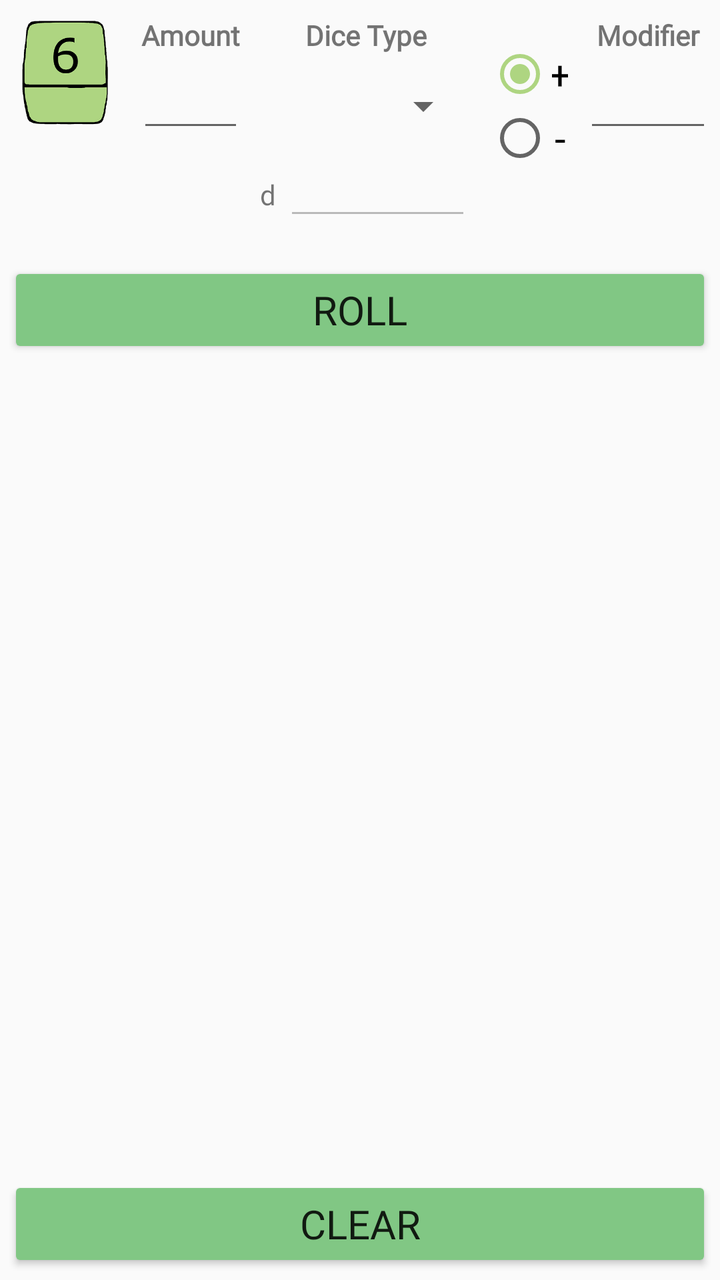
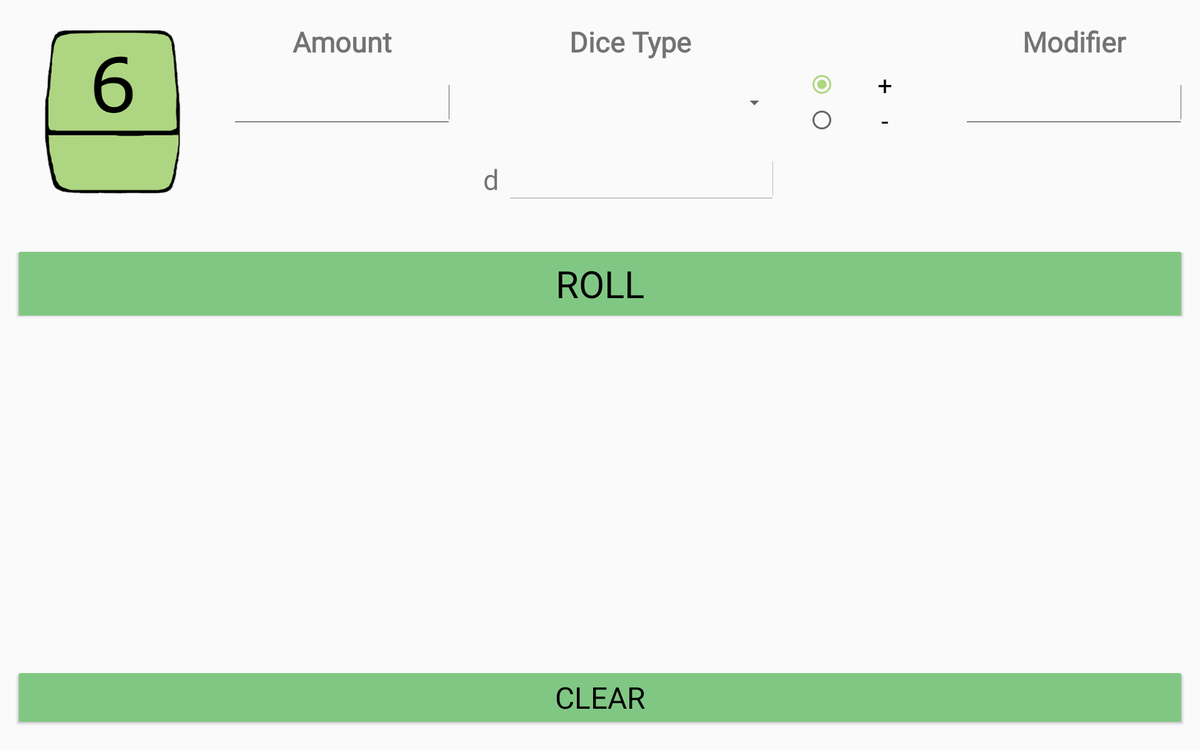

The same Android screen from two of the app's own layout files: first res/layout/ as a phone draws it, then the repository's variant for another configuration, drawn on a device whose configuration selects that folder. Both files follow.
<!-- AndroidManifest.xml: application theme AppTheme -->
<!-- res/layout/activity_main.xml -->
<?xml version="1.0" encoding="utf-8"?>
<android.support.constraint.ConstraintLayout xmlns:android="http://schemas.android.com/apk/res/android"
    xmlns:app="http://schemas.android.com/apk/res-auto"
    xmlns:tools="http://schemas.android.com/tools"
    android:layout_width="match_parent"
    android:layout_height="match_parent"
    tools:context=".controller.MainActivity"
    android:id="@+id/mainRollLayout"
    android:focusableInTouchMode="true">

    <android.support.constraint.Guideline
        android:id="@+id/guideline1"
        android:layout_width="wrap_content"
        android:layout_height="wrap_content"
        android:orientation="vertical"
        app:layout_constraintGuide_percent="0.18" />

    <android.support.constraint.Guideline
        android:id="@+id/guideline2"
        android:layout_width="wrap_content"
        android:layout_height="wrap_content"
        android:orientation="vertical"
        app:layout_constraintGuide_percent="0.35" />

    <android.support.constraint.Guideline
        android:id="@+id/guideline3"
        android:layout_width="wrap_content"
        android:layout_height="wrap_content"
        android:orientation="vertical"
        app:layout_constraintGuide_percent="0.666" />

    <android.support.constraint.Guideline
        android:id="@+id/guideline4"
        android:layout_width="wrap_content"
        android:layout_height="wrap_content"
        android:orientation="vertical"
        app:layout_constraintGuide_percent="0.80" />

    <TextView
        android:id="@+id/amountTitle"
        android:layout_width="0dp"
        android:layout_height="wrap_content"
        android:layout_marginTop="8dp"
        android:text="@string/amount_title"
        android:textAlignment="center"
        android:textStyle="bold"
        app:layout_constraintEnd_toStartOf="@+id/guideline2"
        app:layout_constraintStart_toStartOf="@+id/guideline1"
        app:layout_constraintTop_toTopOf="parent"
        android:maxLines="1"/>

    <TextView
        android:id="@+id/diceTypeTitle"
        android:layout_width="0dp"
        android:layout_height="wrap_content"
        android:text="@string/type_title"
        android:textAlignment="center"
        android:textStyle="bold"
        app:layout_constraintEnd_toStartOf="@+id/guideline3"
        app:layout_constraintStart_toEndOf="@+id/guideline2"
        app:layout_constraintTop_toTopOf="@id/amountTitle"
        android:maxLines="1"/>

    <TextView
        android:id="@+id/modifierTitle"
        android:layout_width="0dp"
        android:layout_height="wrap_content"
        android:text="@string/modifier_title"
        android:textAlignment="center"
        android:textStyle="bold"
        app:layout_constraintEnd_toEndOf="parent"
        app:layout_constraintStart_toStartOf="@+id/guideline4"
        app:layout_constraintTop_toTopOf="@id/amountTitle"
        android:maxLines="1"/>

    <ImageView
        android:id="@+id/diceImg"
        android:layout_width="0dp"
        android:layout_height="0dp"
        android:layout_marginStart="4dp"
        android:layout_marginTop="8dp"
        android:layout_marginEnd="4dp"
        android:contentDescription="@string/img_descriptor"
        app:layout_constraintDimensionRatio="w,1:1"
        app:layout_constraintEnd_toStartOf="@+id/guideline1"
        app:layout_constraintHorizontal_bias="0.0"
        app:layout_constraintStart_toStartOf="parent"
        app:layout_constraintTop_toTopOf="parent"
        tools:srcCompat="@drawable/d6_green" />

    <EditText
        android:id="@+id/amountTxt"
        android:layout_width="0dp"
        android:layout_height="wrap_content"
        android:layout_marginStart="4dp"
        android:layout_marginTop="8dp"
        android:layout_marginEnd="4dp"
        android:ems="10"
        android:inputType="number"
        app:layout_constraintEnd_toStartOf="@+id/guideline2"
        app:layout_constraintStart_toStartOf="@+id/guideline1"
        app:layout_constraintTop_toBottomOf="@+id/amountTitle"
        android:imeOptions="actionDone"
        />
    

    <Spinner
        android:id="@+id/diceTypeDropDown"
        android:layout_width="0dp"
        android:layout_height="0dp"
        android:layout_marginStart="4dp"
        android:layout_marginEnd="4dp"
        app:layout_constraintBottom_toBottomOf="@+id/amountTxt"
        app:layout_constraintEnd_toStartOf="@+id/guideline3"
        app:layout_constraintHorizontal_bias="0.0"
        app:layout_constraintStart_toStartOf="@+id/guideline2"
        app:layout_constraintTop_toTopOf="@+id/amountTxt"
        />

    <TextView
        android:id="@+id/otherDiceLbl"
        android:layout_width="wrap_content"
        android:layout_height="wrap_content"
        android:layout_marginStart="4dp"
        android:text="@string/d_lbl"
        android:visibility="gone"
        app:layout_constraintBottom_toBottomOf="@+id/otherDiceTypeTxt"
        app:layout_constraintStart_toStartOf="@+id/guideline2"
        app:layout_constraintTop_toTopOf="@+id/otherDiceTypeTxt"
        tools:visibility="visible"
        android:maxLines="1"/>

    <EditText
        android:id="@+id/otherDiceTypeTxt"
        android:layout_width="0dp"
        android:layout_height="wrap_content"
        android:layout_marginStart="4dp"
        android:layout_marginTop="8dp"
        android:ems="10"
        android:enabled="false"
        android:imeOptions="actionDone"
        android:inputType="number"
        android:visibility="gone"
        app:layout_constraintEnd_toEndOf="@+id/diceTypeDropDown"
        app:layout_constraintHorizontal_bias="0.0"
        app:layout_constraintStart_toEndOf="@+id/otherDiceLbl"
        app:layout_constraintTop_toBottomOf="@+id/diceTypeDropDown"
        tools:visibility="visible" />
    

    <RadioGroup
        android:layout_width="wrap_content"
        android:layout_height="wrap_content"
        android:gravity="left"
        android:orientation="vertical"
        app:layout_constraintBottom_toBottomOf="@+id/diceTypeDropDown"
        app:layout_constraintEnd_toStartOf="@+id/guideline4"
        app:layout_constraintStart_toStartOf="@+id/guideline3"
        app:layout_constraintTop_toTopOf="@+id/diceTypeDropDown">

        <RadioButton
            android:id="@+id/positiveRBtn"
            android:layout_width="match_parent"
            android:layout_height="wrap_content"
            android:layout_marginStart="8dp"
            android:layout_marginEnd="8dp"
            android:layout_weight="1"
            android:checked="true"
            android:text="@string/plus_title"
            android:textAlignment="center" />

        <RadioButton
            android:id="@+id/negativeRBtn"
            android:layout_width="match_parent"
            android:layout_height="wrap_content"
            android:layout_marginStart="8dp"
            android:layout_marginEnd="8dp"
            android:layout_weight="1"
            android:text="@string/neg_title"
            android:textAlignment="center" />
    </RadioGroup>

    <EditText
        android:id="@+id/modifierTxt"
        android:layout_width="0dp"
        android:layout_height="wrap_content"
        android:layout_marginStart="4dp"
        android:layout_marginEnd="4dp"
        android:ems="10"
        android:imeOptions="actionDone"
        android:inputType="number"
        app:layout_constraintEnd_toEndOf="parent"
        app:layout_constraintHorizontal_bias="0.0"
        app:layout_constraintStart_toStartOf="@+id/guideline4"
        app:layout_constraintTop_toTopOf="@+id/diceTypeDropDown" />
    

    <Button
        android:id="@+id/rollBtn"
        android:layout_width="0dp"
        android:layout_height="wrap_content"
        android:layout_marginStart="4dp"
        android:layout_marginTop="16dp"
        android:layout_marginEnd="4dp"
        android:onClick="rollDie"
        android:text="@string/roll_btn"
        app:layout_constraintEnd_toEndOf="parent"
        app:layout_constraintHorizontal_bias="1.0"
        app:layout_constraintStart_toStartOf="parent"
        app:layout_constraintTop_toBottomOf="@+id/otherDiceTypeTxt" />

    <android.support.v7.widget.RecyclerView
        android:id="@+id/rollHistoryView"
        android:layout_width="0dp"
        android:layout_height="0dp"
        android:layout_marginStart="4dp"
        android:layout_marginTop="8dp"
        android:layout_marginEnd="4dp"
        android:layout_marginBottom="8dp"
        app:layout_constraintBottom_toTopOf="@+id/clearBtn"
        app:layout_constraintEnd_toEndOf="parent"
        app:layout_constraintStart_toStartOf="parent"
        app:layout_constraintTop_toBottomOf="@+id/rollBtn" />

    <Button
        android:id="@+id/clearBtn"
        android:layout_width="0dp"
        android:layout_height="wrap_content"
        android:layout_marginStart="4dp"
        android:layout_marginEnd="4dp"
        android:layout_marginBottom="4dp"
        android:onClick="clearHistory"
        android:text="@string/clear_btn"
        app:layout_constraintBottom_toBottomOf="parent"
        app:layout_constraintEnd_toEndOf="parent"
        app:layout_constraintStart_toStartOf="parent" />

</android.support.constraint.ConstraintLayout>
<!-- resources referenced by this layout -->
<resources>
  <!-- drawable d6_green: png bitmap (drawable, 21007 bytes) -->
  <string name="amount_title">Amount</string>
  <string name="clear_btn">Clear</string>
  <string name="d_lbl">d</string>
  <string name="img_descriptor">Picture of the selected dice type</string>
  <string name="modifier_title">Modifier</string>
  <string name="neg_title">-</string>
  <string name="plus_title">+</string>
  <string name="roll_btn">Roll</string>
  <string name="type_title">Dice Type</string>
  <!-- from res/values-v26/ -->
  <style name="AppTheme" parent="Theme.AppCompat.Light.DarkActionBar">
          
          <item name="colorPrimary">@color/colorPrimary</item>
          <item name="colorPrimaryDark">@color/colorPrimaryDark</item>
          <item name="colorAccent">@color/colorAccent</item>
  
          <item name="colorButtonNormal">@color/colorPrimary</item>
          <item name="colorControlHighlight">@color/colorPrimaryDark</item>
  
          <item name="android:fontFamily">@font/asul</item>
          <item name="android:textSize">14sp</item>
  
          <item name="android:autoSizeTextType">uniform</item>
          <item name="android:autoSizeMinTextSize">10sp</item>
          <item name="android:autoSizeMaxTextSize">20sp</item>
          <item name="android:autoSizeStepGranularity">1sp</item>
  
          <item name="android:importantForAutofill">no</item>
  
      </style>
  <color name="colorPrimary">#81c784</color>
  <color name="colorPrimaryDark">#519657</color>
  <color name="colorAccent">#aed581</color>
</resources>
<!-- res/layout-xlarge-land/activity_main.xml (the repository's variant of the layout above) -->
<!-- drawn on a large tablet held sideways -->
<?xml version="1.0" encoding="utf-8"?>
<android.support.constraint.ConstraintLayout
    xmlns:android="http://schemas.android.com/apk/res/android"
    xmlns:app="http://schemas.android.com/apk/res-auto"
    xmlns:tools="http://schemas.android.com/tools"
    android:layout_width="match_parent"
    android:layout_height="match_parent"
    tools:context=".controller.MainActivity"
    android:id="@+id/mainRollLayout"
    android:focusableInTouchMode="true">

    <android.support.constraint.Guideline
        android:id="@+id/guideline1"
        android:layout_width="wrap_content"
        android:layout_height="wrap_content"
        android:orientation="vertical"
        app:layout_constraintGuide_percent="0.18" />

    <android.support.constraint.Guideline
        android:id="@+id/guideline2"
        android:layout_width="wrap_content"
        android:layout_height="wrap_content"
        android:orientation="vertical"
        app:layout_constraintGuide_percent="0.39" />

    <android.support.constraint.Guideline
        android:id="@+id/guideline3"
        android:layout_width="wrap_content"
        android:layout_height="wrap_content"
        android:orientation="vertical"
        app:layout_constraintGuide_percent="0.66" />

    <android.support.constraint.Guideline
        android:id="@+id/guideline4"
        android:layout_width="wrap_content"
        android:layout_height="wrap_content"
        android:orientation="vertical"
        app:layout_constraintGuide_percent="0.79" />

    <TextView
        android:id="@+id/amountTitle"
        android:layout_width="0dp"
        android:layout_height="wrap_content"
        android:layout_marginTop="24dp"
        android:text="@string/amount_title"
        android:textAlignment="center"
        android:textStyle="bold"
        app:layout_constraintEnd_toStartOf="@+id/guideline2"
        app:layout_constraintStart_toStartOf="@+id/guideline1"
        app:layout_constraintTop_toTopOf="parent"
        android:maxLines="1"/>

    <TextView
        android:id="@+id/diceTypeTitle"
        android:layout_width="0dp"
        android:layout_height="wrap_content"
        android:text="@string/type_title"
        android:textAlignment="center"
        android:textStyle="bold"
        app:layout_constraintEnd_toStartOf="@+id/guideline3"
        app:layout_constraintStart_toEndOf="@+id/guideline2"
        app:layout_constraintTop_toTopOf="@id/amountTitle"
        android:maxLines="1"/>

    <TextView
        android:id="@+id/modifierTitle"
        android:layout_width="0dp"
        android:layout_height="wrap_content"
        android:layout_marginStart="16dp"
        android:layout_marginEnd="16dp"
        android:text="@string/modifier_title"
        android:textAlignment="center"
        android:textStyle="bold"
        app:layout_constraintEnd_toEndOf="parent"
        app:layout_constraintStart_toStartOf="@+id/guideline4"
        app:layout_constraintTop_toTopOf="@id/amountTitle"
        android:maxLines="1"/>

    <ImageView
        android:id="@+id/diceImg"
        android:layout_width="0dp"
        android:layout_height="0dp"
        android:layout_marginStart="24dp"
        android:layout_marginTop="24dp"
        android:layout_marginEnd="16dp"
        android:contentDescription="@string/img_descriptor"
        app:layout_constraintDimensionRatio="w,1:1"
        app:layout_constraintEnd_toStartOf="@+id/guideline1"
        app:layout_constraintHorizontal_bias="0.0"
        app:layout_constraintStart_toStartOf="parent"
        app:layout_constraintTop_toTopOf="parent"
        tools:srcCompat="@drawable/d6_green" />

    <EditText
        android:id="@+id/amountTxt"
        android:layout_width="0dp"
        android:layout_height="wrap_content"
        android:layout_marginStart="16dp"
        android:layout_marginTop="16dp"
        android:layout_marginEnd="16dp"
        android:ems="10"
        android:imeOptions="actionDone"
        android:inputType="number"
        app:layout_constraintEnd_toStartOf="@+id/guideline2"
        app:layout_constraintStart_toStartOf="@+id/guideline1"
        app:layout_constraintTop_toBottomOf="@+id/amountTitle" />
    

    <Spinner
        android:id="@+id/diceTypeDropDown"
        android:layout_width="0dp"
        android:layout_height="0dp"
        android:layout_marginStart="16dp"
        android:layout_marginEnd="16dp"
        android:spinnerMode="dropdown"
        app:layout_constraintBottom_toBottomOf="@+id/amountTxt"
        app:layout_constraintEnd_toStartOf="@+id/guideline3"
        app:layout_constraintHorizontal_bias="0.0"
        app:layout_constraintStart_toStartOf="@+id/guideline2"
        app:layout_constraintTop_toTopOf="@+id/amountTxt"
        />

    <TextView
        android:id="@+id/otherDiceLbl"
        android:layout_width="wrap_content"
        android:layout_height="wrap_content"
        android:layout_marginStart="16dp"
        android:text="@string/d_lbl"
        android:visibility="gone"
        app:layout_constraintBottom_toBottomOf="@+id/otherDiceTypeTxt"
        app:layout_constraintStart_toStartOf="@+id/guideline2"
        app:layout_constraintTop_toTopOf="@+id/otherDiceTypeTxt"
        tools:visibility="visible"
        android:maxLines="1"/>

    <EditText
        android:id="@+id/otherDiceTypeTxt"
        android:layout_width="0dp"
        android:layout_height="wrap_content"
        android:layout_marginStart="8dp"
        android:layout_marginTop="24dp"
        android:ems="10"
        android:enabled="false"
        android:imeOptions="actionDone"
        android:inputType="number"
        android:visibility="gone"
        app:layout_constraintEnd_toEndOf="@+id/diceTypeDropDown"
        app:layout_constraintHorizontal_bias="0.0"
        app:layout_constraintStart_toEndOf="@+id/otherDiceLbl"
        app:layout_constraintTop_toBottomOf="@+id/diceTypeDropDown"
        tools:visibility="visible" />
    

    <RadioGroup
        android:layout_width="0dp"
        android:layout_height="wrap_content"
        android:layout_marginStart="16dp"
        android:layout_marginEnd="16dp"
        android:gravity="center"
        android:orientation="vertical"
        app:layout_constraintBottom_toBottomOf="@+id/diceTypeDropDown"
        app:layout_constraintEnd_toStartOf="@+id/guideline4"
        app:layout_constraintStart_toStartOf="@+id/guideline3"
        app:layout_constraintTop_toTopOf="@+id/diceTypeDropDown">

        <RadioButton
            android:id="@+id/positiveRBtn"
            android:layout_width="match_parent"
            android:layout_height="wrap_content"
            android:layout_weight="1"
            android:checked="true"
            android:text="@string/plus_title"
            android:textAlignment="center" />

        <RadioButton
            android:id="@+id/negativeRBtn"
            android:layout_width="match_parent"
            android:layout_height="wrap_content"
            android:layout_weight="1"
            android:text="@string/neg_title"
            android:textAlignment="center" />
    </RadioGroup>

    <EditText
        android:id="@+id/modifierTxt"
        android:layout_width="0dp"
        android:layout_height="wrap_content"
        android:layout_marginStart="16dp"
        android:layout_marginEnd="16dp"
        android:ems="10"
        android:imeOptions="actionDone"
        android:inputType="number"
        app:layout_constraintEnd_toEndOf="parent"
        app:layout_constraintStart_toStartOf="@+id/guideline4"
        app:layout_constraintTop_toTopOf="@+id/diceTypeDropDown" />
    

    <Button
        android:id="@+id/rollBtn"
        android:layout_width="0dp"
        android:layout_height="80dp"
        android:layout_marginStart="16dp"
        android:layout_marginTop="48dp"
        android:layout_marginEnd="16dp"
        android:onClick="rollDie"
        android:text="@string/roll_btn"
        app:layout_constraintEnd_toEndOf="parent"
        app:layout_constraintHorizontal_bias="1.0"
        app:layout_constraintStart_toStartOf="parent"
        app:layout_constraintTop_toBottomOf="@+id/diceImg" />

    <android.support.v7.widget.RecyclerView
        android:id="@+id/rollHistoryView"
        android:layout_width="0dp"
        android:layout_height="0dp"
        android:layout_marginStart="16dp"
        android:layout_marginTop="8dp"
        android:layout_marginEnd="16dp"
        android:layout_marginBottom="8dp"
        app:layout_constraintBottom_toTopOf="@+id/clearBtn"
        app:layout_constraintEnd_toEndOf="parent"
        app:layout_constraintStart_toStartOf="parent"
        app:layout_constraintTop_toBottomOf="@+id/rollBtn" />

    <Button
        android:id="@+id/clearBtn"
        android:layout_width="0dp"
        android:layout_height="64dp"
        android:layout_marginStart="16dp"
        android:layout_marginEnd="16dp"
        android:layout_marginBottom="24dp"
        android:onClick="clearHistory"
        android:text="@string/clear_btn"
        app:layout_constraintBottom_toBottomOf="parent"
        app:layout_constraintEnd_toEndOf="parent"
        app:layout_constraintStart_toStartOf="parent" />

</android.support.constraint.ConstraintLayout>
<!-- resources referenced by the variant -->
<!-- as a large tablet held sideways resolves them -->
<resources>
  <!-- drawable d6_green: png bitmap (drawable, 21007 bytes) -->
  <string name="amount_title">Amount</string>
  <string name="clear_btn">Clear</string>
  <string name="d_lbl">d</string>
  <string name="img_descriptor">Picture of the selected dice type</string>
  <string name="modifier_title">Modifier</string>
  <string name="neg_title">-</string>
  <string name="plus_title">+</string>
  <string name="roll_btn">Roll</string>
  <string name="type_title">Dice Type</string>
  <!-- from res/values-xlarge/ -->
  <style name="AppTheme" parent="Theme.AppCompat.Light.DarkActionBar">
          
          <item name="colorPrimary">@color/colorPrimary</item>
          <item name="colorPrimaryDark">@color/colorPrimaryDark</item>
          <item name="colorAccent">@color/colorAccent</item>
  
          <item name="colorButtonNormal">@color/colorPrimary</item>
          <item name="colorControlHighlight">@color/colorPrimaryDark</item>
  
          <item name="android:fontFamily">@font/asul</item>
          <item name="android:textSize">30sp</item>
  
          <item name="android:autoSizeTextType" tools:targetApi="o">uniform</item>
          <item name="android:autoSizeMinTextSize" tools:targetApi="o">20sp</item>
          <item name="android:autoSizeMaxTextSize" tools:targetApi="o">40sp</item>
          <item name="android:autoSizeStepGranularity" tools:targetApi="o">1sp</item>
  
          <item name="android:importantForAutofill" tools:targetApi="o">no</item>
  
          <item name="radioButtonStyle">@style/RadioButtonStyle</item>
          <item name="android:radioButtonStyle">@style/RadioButtonStyle</item>
  
          <item name="buttonStyle">@style/ButtonStyle</item>
          <item name="android:buttonStyle">@style/ButtonStyle</item>
  
          <item name="editTextStyle">@style/EditTextStyle</item>
          <item name="android:editTextStyle">@style/EditTextStyle</item>
      </style>
  <color name="colorPrimary">#81c784</color>
  <color name="colorPrimaryDark">#519657</color>
  <color name="colorAccent">#aed581</color>
  <!-- from res/values-xlarge/ -->
  <style name="RadioButtonStyle" parent="Widget.AppCompat.CompoundButton.RadioButton">
          <item name="android:textColor">@android:color/primary_text_light</item>
          <item name="android:textSize">28sp</item>
          <item name="android:autoSizeTextType" tools:targetApi="o">none</item>
          <item name="android:maxLines">1</item>
      </style>
  <!-- from res/values-xlarge/ -->
  <style name="ButtonStyle" parent="Widget.AppCompat.Button">
          <item name="android:textColor">@android:color/primary_text_light</item>
          <item name="android:fontFamily">@font/asul</item>
      </style>
  <!-- from res/values-xlarge/ -->
  <style name="EditTextStyle" parent="Widget.AppCompat.EditText">
          <item name="android:importantForAutofill" tools:targetApi="o">no</item>
      </style>
</resources>
